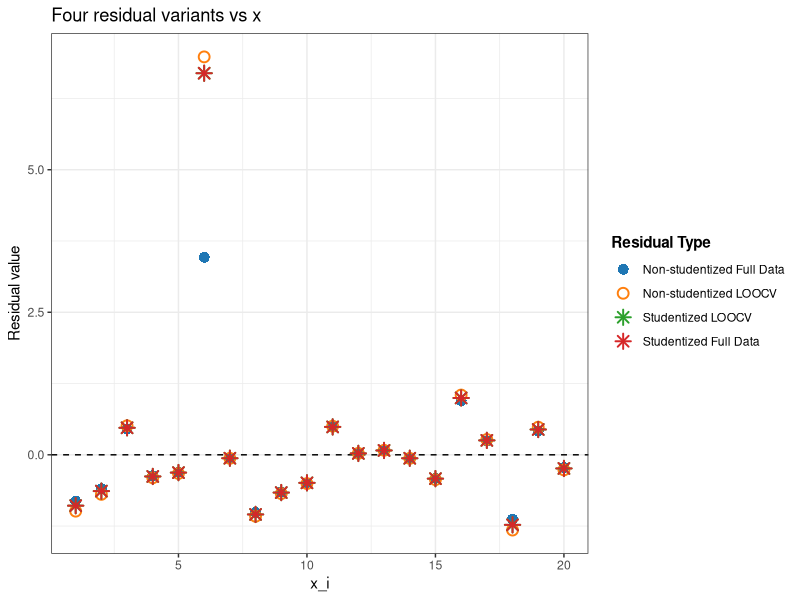

Write R code to recreate this figure.
## ---- chunk 1
#| label: build-residual-variants-ascii
#| echo: true
#| message: false
#| warning: false

# Libraries
library(dplyr)
library(tidyr)
library(ggplot2)

# -------------------------------
# 1) Data and full-model fit
# -------------------------------
set.seed(123)
n <- 20
x <- 1:n
y <- 2 + 3 * x + rnorm(n, mean = 0, sd = 5)
y[6] <- y[6] + 25  # add an outlier at x = 6
full_data  <- data.frame(x = x, y = y)

full_model <- lm(y ~ x, data = full_data)
leverage   <- hatvalues(full_model)
e_full     <- resid(full_model)               # e_i
y_hat      <- fitted(full_model)              # yhat_i
sigma_hat  <- summary(full_model)$sigma       # sigma_hat

# -------------------------------
# 2) LOOCV quantities (refit n times)
# -------------------------------
e_del         <- numeric(n)   # e_{i,-i}
sigma_minus_i <- numeric(n)   # sigma_{-i}
ns_loocv      <- numeric(n)   # non-studentized LOOCV: e_{i,-i} / sigma_{-i}
stud_loocv    <- numeric(n)   # studentized LOOCV: e_{i,-i} / (sigma_{-i} / sqrt(1 - h_ii))

for (i in 1:n) {
  loocv_model <- lm(y ~ x, data = full_data[-i, ])
  yhat_minus  <- predict(loocv_model, newdata = full_data[i, , drop = FALSE])
  e_del[i]    <- full_data$y[i] - yhat_minus
  sigma_minus_i[i] <- summary(loocv_model)$sigma
  
  # non-studentized LOOCV residual
  ns_loocv[i] <- e_del[i] / sigma_minus_i[i]
  
  # studentized LOOCV residual (conceptual definition)
  stud_loocv[i] <- e_del[i] / (sigma_minus_i[i] / sqrt(1 - leverage[i]))
}

# -------------------------------
# 3) Shortcut studentized residual
# -------------------------------
stud_shortcut <- rstudent(full_model)

# -------------------------------
# 4) Non-studentized full-data residual
# -------------------------------
ns_full <- e_full / sigma_hat  # e_i / sigma_hat

# -------------------------------
# 5) Assemble ASCII-named results
# -------------------------------
residuals_df <- data.frame(
  x = full_data$x,
  leverage = as.numeric(leverage),
  e_full = as.numeric(e_full),
  sigma_hat = as.numeric(sigma_hat),
  e_del = as.numeric(e_del),
  sigma_minus_i = as.numeric(sigma_minus_i),
  ns_residual_e_over_sigma = as.numeric(ns_full),
  ns_loocv_e_del_over_sigma_minus_i = as.numeric(ns_loocv),
  studentized_loocv = as.numeric(stud_loocv),
  studentized_shortcut_rstudent = as.numeric(stud_shortcut)
)

library(dplyr)
residuals_df <- residuals_df %>% arrange(x)
residuals_df_print <- residuals_df[,-c(1,3:6)]
num_cols <- vapply(residuals_df_print, is.numeric, logical(1))
residuals_df_print[num_cols] <- lapply(residuals_df_print[num_cols], function(z) round(z, 3))

brk <- if (knitr::is_html_output()) "<br/>" else "\\\\"

display_names <- c(
  "$h_{ii}$",
  paste0("Non-studentized Full", brk, "$\\frac{e_i}{\\hat{\\sigma}}$"),
  paste0("Non-studentized LOOCV", brk, "$\\frac{e_{i,-i}}{\\hat{\\sigma}_{-i}}$"),
  paste0("Studentized LOOCV", brk, "$\\frac{e_{i,-i}}{\\hat{\\sigma}_{-i}/\\sqrt{1-h_{ii}}}$"),
  paste0("Studentized Full (rstudent)", brk, "$\\frac{e_i}{\\hat{\\sigma}_{-i}\\sqrt{1-h_{ii}}}$")
)

knitr::kable(
  residuals_df_print,
  caption = "Residual variants and related quantities.",
  col.names = display_names,
  escape = FALSE,
  align = rep("r", length(display_names))
)

## ---- chunk 2
#| label: plot-four-residuals-one-panel-ascii
#| echo: true
#| message: false
#| warning: false

# One-panel plot of all four residual variants vs x_i with distinct shapes
plot_df <- residuals_df %>%
  select(
    x,
    ns_residual_e_over_sigma,
    ns_loocv_e_del_over_sigma_minus_i,
    studentized_loocv,
    studentized_shortcut_rstudent
  ) %>%
  pivot_longer(
    cols = -x,
    names_to = "residual_type",
    values_to = "residual_value"
  )

# Shapes (ASCII only)
# - ns_loocv_e_del_over_sigma_minus_i: hollow circle (1)
# - studentized_loocv: asterisk (8)
# - studentized_shortcut_rstudent: asterisk (8)
# - ns_residual_e_over_sigma: solid circle (16)
shape_map <- c(
  ns_residual_e_over_sigma = 16,                 # solid circle
  ns_loocv_e_del_over_sigma_minus_i = 1,         # hollow circle
  studentized_loocv = 8,                         # asterisk
  studentized_shortcut_rstudent = 8              # asterisk
)

# Readable legend labels
labels_map <- c(
  ns_residual_e_over_sigma = "Non-studentized Full Data",
  ns_loocv_e_del_over_sigma_minus_i = "Non-studentized LOOCV",
  studentized_loocv = "Studentized LOOCV",
  studentized_shortcut_rstudent = "Studentized Full Data"
)

# Four distinct colors
color_map <- c(
  ns_residual_e_over_sigma = "#1f77b4",          # blue
  ns_loocv_e_del_over_sigma_minus_i = "#ff7f0e", # orange
  studentized_loocv = "#2ca02c",                 # green
  studentized_shortcut_rstudent = "#d62728"      # red
)

ggplot(
  plot_df,
  aes(x = x, y = residual_value,
      shape = residual_type, color = residual_type, group = residual_type)
) +
  geom_hline(yintercept = 0, linetype = "dashed") +
  geom_point(size = 3, stroke = 1) +
  scale_shape_manual(
    values = shape_map,
    breaks = names(labels_map),
    labels = unname(labels_map),
    name = "Residual Type"
  ) +
  scale_color_manual(
    values = color_map,
    breaks = names(labels_map),
    labels = unname(labels_map),
    name = "Residual Type"
  ) +
  labs(
    title = "Four residual variants vs x",
    x = "x_i",
    y = "Residual value"
  ) +
  theme_bw() +
  theme(
    legend.position = "right",
    legend.title = element_text(face = "bold")
  )

